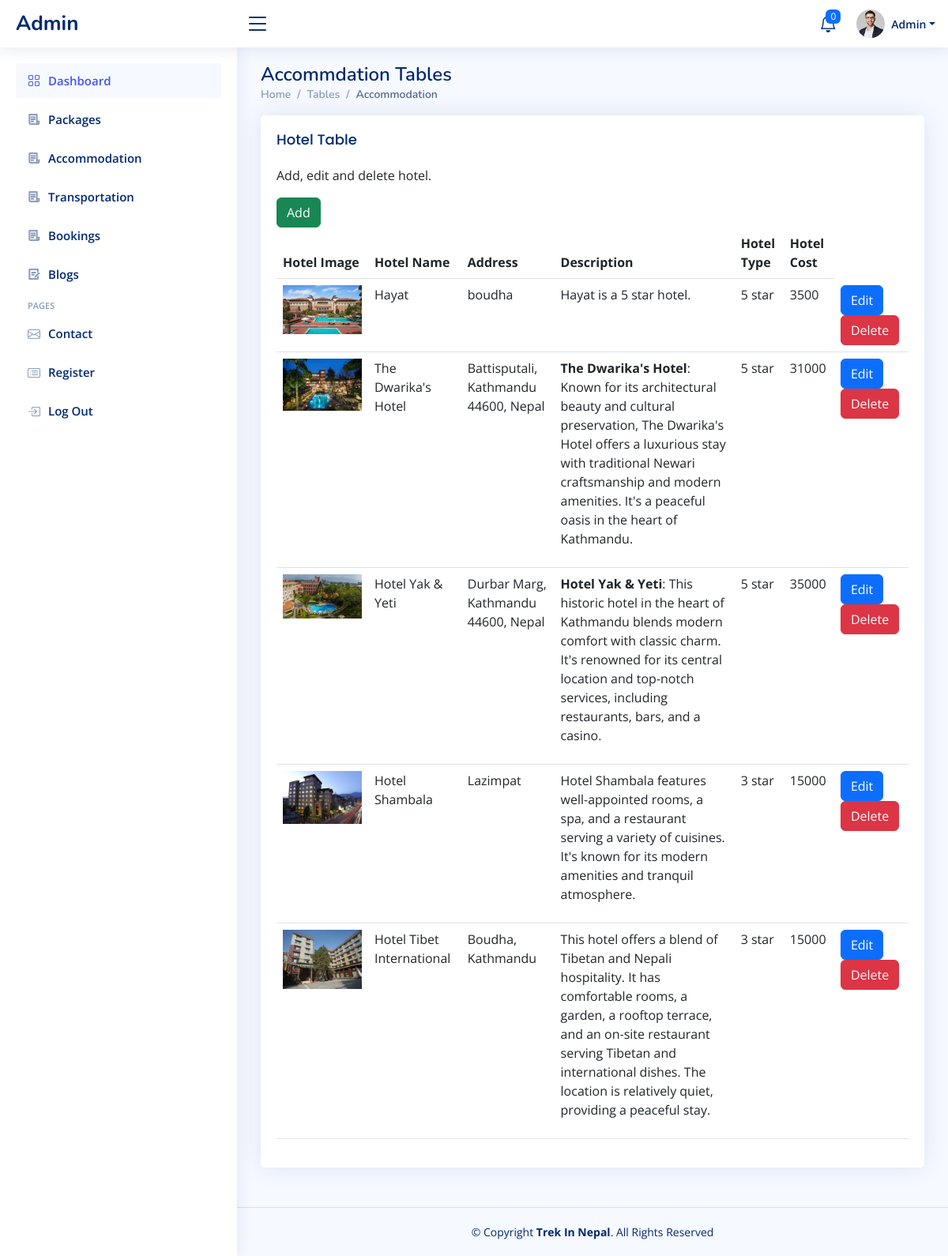
The app's page /codes/public/admin/accommodation.php with its own data.
### tables this page shows
CREATE TABLE `hotels` (
  `hotelId` int NOT NULL AUTO_INCREMENT,
  `hotelName` varchar(255) NOT NULL,
  `address` varchar(255) NOT NULL,
  `hotelDescription` text NOT NULL,
  `hotelImg` blob NOT NULL,
  `hotelType` varchar(255) NOT NULL,
  `hotelCost` int NOT NULL,
  PRIMARY KEY (`hotelId`)
);

### codes/public/admin/accommodation.php (the view, shortened to what this page needs)
<?php
include('layouts/header.php');
include('layouts/sidebar.php');
include('dbconnect.php');
$accommodations = $pdo->query('SELECT * FROM hotels ');
?>
<main id="main" class="main">
    <div class="pagetitle">
        <h1>Accommdation Tables</h1>
        <nav>
            <ol class="breadcrumb">
                <li class="breadcrumb-item"><a href="index.php">Home</a></li>
                <li class="breadcrumb-item">Tables</li>
                <li class="breadcrumb-item active">Accommodation</li>
            </ol>
        </nav>
    </div>
    <section class="section">
        <div class="row">
            <div class="col-lg-12">
                <div class="card">
                    <div class="card-body">
                        <h5 class="card-title">Hotel Table</h5>
                        <p>Add, edit and delete hotel.</p>
                        <a href="addAccommodation.php"><button type="button" class="btn btn-success">Add</button></a>
                        <table class="table">
                            <thead>
                                <tr>
                                    <th scope="col">Hotel Image</th>
                                    <th scope="col">Hotel Name</th>
                                    <th scope="col">Address</th>
                                    <th scope="col">Description</th>
                                    <th scope="col">Hotel Type</th>
                                    <th scope="col">Hotel Cost</th>
                                </tr>
                            </thead>
                            <tbody>
                                <?php
                                foreach ($accommodations as $accommodation) {
                                    echo '<tr>';
                                    echo '<td><img src="assets/img/acco/' . $accommodation['hotelImg'] . '" style="width:100px;" /></a></td>';
                                    echo '<td>' . $accommodation['hotelName'] . '</td>';
                                    echo '<td>' . $accommodation['address'] . '</td>';
                                    echo '<td>' . $accommodation['hotelDescription'] . '</td>';
                                    echo '<td>' . $accommodation['hotelType'] . '</td>';
                                    echo '<td>' . $accommodation['hotelCost'] . '</td>';
                                    echo '<td>';
                                    echo '<a href="editAccommodation.php?id=' . $accommodation['hotelId'] . '" class="btn btn-primary">Edit</a>';
                                    echo '<form method="post" action="deleteAccommodation.php" style="display: inline;">
                                        <input type="hidden" name="id" value="' . $accommodation['hotelId'] . '" />
                                        <button type="submit" name="delete_accom" value="<?=$row->hotelId;?>" class="btn btn-danger">Delete</button>
                                    </form>';
                                    echo '</td>';
                                    echo '</tr>';
                                }
                                ?>
                            </tbody>
                        </table>
                    </div>
                </div>
            </div>
        </div>
    </section>
</main>
<?php
include('layouts/footer.php');
?>

### codes/public/admin/assets/css/style.css (style rules this page uses)
:root { scroll-behavior: smooth; }
body { font-family: "Open Sans", sans-serif; background: #f6f9ff; color: #444444; }
a { color: #4154f1; text-decoration: none; }
h1, h2, h3, h4, h5, h6 { font-family: "Nunito", sans-serif; }
#main { margin-top: 60px; padding: 20px 30px; transition: all 0.3s; }
.pagetitle { margin-bottom: 10px; }
.pagetitle h1 { font-size: 24px; margin-bottom: 0; font-weight: 600; color: #012970; }
.card { margin-bottom: 30px; border: none; border-radius: 5px; box-shadow: 0px 0 30px rgba(1, 41, 112, 0.1); }
.card-title { padding: 20px 0 15px 0; font-size: 18px; font-weight: 500; color: #012970; font-family: "Poppins", sans-serif; }
.card-body { padding: 0 20px 20px 20px; }
.breadcrumb { font-size: 14px; font-family: "Nunito", sans-serif; color: #899bbd; font-weight: 600; }
.breadcrumb a { color: #899bbd; transition: 0.3s; }
.breadcrumb .breadcrumb-item::before { color: #899bbd; }
.breadcrumb .active { color: #51678f; font-weight: 600; }
@media (min-width: 1200px) { #main, #footer { margin-left: 300px; } }

### records on screen
hotels: hotelImg (picture), hotelName "Hayat", address "boudha", hotelDescription "Hayat is a 5 star hotel.", hotelType "5 star", hotelCost "3500"
hotels: hotelImg (picture), hotelName "The Dwarika's Hotel", address "Battisputali, Kathmandu 44600, Nepal", hotelDescription "The Dwarika's Hotel : Known for its architectural beauty and cultural preservation, The Dwarika's Hotel offers a luxurious stay with traditional Newari craftsmanship and modern amenities. It's a peaceful oasis in the heart of Kathmandu.", hotelType "5 star", hotelCost "31000"
hotels: hotelImg (picture), hotelName "Hotel Yak & Yeti", address "Durbar Marg, Kathmandu 44600, Nepal", hotelDescription "Hotel Yak & Yeti : This historic hotel in the heart of Kathmandu blends modern comfort with classic charm. It's renowned for its central location and top-notch services, including restaurants, bars, and a casino.", hotelType "5 star", hotelCost "35000"
hotels: hotelImg (picture), hotelName "Hotel Shambala", address "Lazimpat", hotelDescription "Hotel Shambala features well-appointed rooms, a spa, and a restaurant serving a variety of cuisines. It's known for its modern amenities and tranquil atmosphere.", hotelType "3 star", hotelCost "15000"
hotels: hotelImg (picture), hotelName "Hotel Tibet International", address "Boudha, Kathmandu", hotelDescription "This hotel offers a blend of Tibetan and Nepali hospitality. It has comfortable rooms, a garden, a rooftop terrace, and an on-site restaurant serving Tibetan and international dishes. The location is relatively quiet, providing a peaceful stay.", hotelType "3 star", hotelCost "15000"
